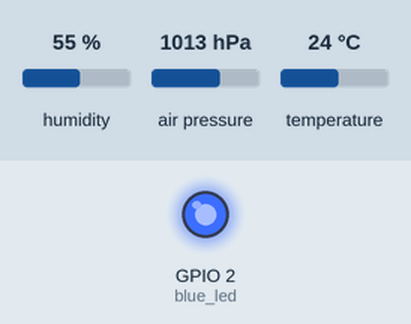
Bench run of a sketch on a simulated ESP8266 (NodeMCU). On the bench: output pins drawn as LEDs (lit = HIGH). Inputs (shaded band) come from the test bench; at power-on: humidity 55 %, air pressure 1013 hPa, temperature 24 °C. WiFi joins after 1.5 s; servers stay silent unless stated; storage starts empty; no MQTT or app messages arrive unless stated; pins used as bus, display or sensor lines are not drawn; what the sketch prints to the serial monitor is not drawn.

Above: at 6.7 s.
Timing chart, 0 to 8.2 s (numbered marks = the images above):
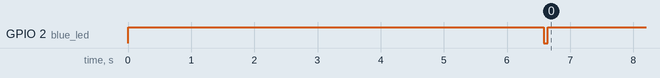

The sketch:

MQTT_Temp_Hum_Baro_Sensor.ino
```cpp
/*
 * This code reads values from a combination Temperature, Humidity and Barometer
 * sensor board using a BME280 with an ESP8266 board, and publishes the readings using MQTT.
 * Borrows from various examples by Adafruit and Arduino libraries.
 *
 */

#include <FS.h>                   //this needs to be first, or it all crashes and burns...

#include <ESP8266WiFi.h>
#include <Wire.h>
#include <PubSubClient.h>
#include <Adafruit_Sensor.h>
#include <Adafruit_BME280.h>
// for WiFiManager
#include <DNSServer.h>
#include <ESP8266WebServer.h>
#include <WiFiManager.h>         //https://github.com/tzapu/WiFiManager

#include <ArduinoJson.h>          //https://github.com/bblanchon/ArduinoJson

#define TRIGGER_PIN 0 // Forces WiFiManager to reset and ask for new setup

#define deviceName "sensor"

#define red_led 0
#define blue_led 2

//define your default values here, if there are different values in config.json, they are overwritten.
char client_name[40] = "ESP8266Client_sensor_1";
char mqtt_server[40] = "";
char mqtt_port[6] = "1883";
char mqtt_user[40] = "";
char mqtt_password[40] = "";
char device_set[10] = "1";
char baro_corr[20] = "0";
char temp_corr[20] = "0";

//flag for saving data
bool shouldSaveConfig = false;

//callback notifying us of the need to save config
void saveConfigCallback () {
  Serial.println("Should save config");
  shouldSaveConfig = true;
}

WiFiClient espClient;
PubSubClient client(espClient);
Adafruit_BME280 bme; // I2C

void setup() {
  // Setup the two LED ports to use for signaling status
  pinMode(red_led, OUTPUT);
  pinMode(blue_led, OUTPUT);
  digitalWrite(red_led, HIGH);
  digitalWrite(blue_led, HIGH);
  Serial.begin(115200);
  // If the trigger pin is held during setup we will force a WiFi configuration
  // setup instead of using the stored values
  if ( digitalRead(TRIGGER_PIN) == LOW ) {
    setup_wifi(true);
  } else {
    setup_wifi(false);
  }

  // Set SDA and SDL ports
  //Wire.begin(2, 14);
  // Using I2C on the HUZZAH board SCK=#5, SDI=#4 by default

  // Start sensor
  if (!bme.begin()) {
    Serial.println("Could not find a valid BME280 sensor, check wiring!");
    while (1);
  }
}

void blink_red() {
  digitalWrite(red_led, LOW);
  delay(20);
  digitalWrite(red_led, HIGH);
}

void blink_blue() {
  digitalWrite(blue_led, LOW);
  delay(20);
  digitalWrite(blue_led, HIGH);
}

void setup_wifi(bool force) {
  //read configuration from FS json
  Serial.println("mounting FS...");

  if (SPIFFS.begin()) {
    Serial.println("mounted file system");
    if (SPIFFS.exists("/config.json")) {
      //file exists, reading and loading
      Serial.println("reading config file");
      File configFile = SPIFFS.open("/config.json", "r");
      if (configFile) {
        Serial.println("opened config file");
        size_t size = configFile.size();
        // Allocate a buffer to store contents of the file.
        std::unique_ptr<char[]> buf(new char[size]);

        configFile.readBytes(buf.get(), size);
        DynamicJsonBuffer jsonBuffer;
        JsonObject& json = jsonBuffer.parseObject(buf.get());
        json.prettyPrintTo(Serial);
        if (json.success()) {
          Serial.println("\nparsed json");

          strcpy(client_name, json["client_name"]);
          strcpy(mqtt_server, json["mqtt_server"]);
          strcpy(mqtt_port, json["mqtt_port"]);
          strcpy(mqtt_user, json["mqtt_user"]);
          strcpy(mqtt_password, json["mqtt_password"]);
          strcpy(device_set, json["device_set"]);
          strcpy(baro_corr, json["baro_corr"]);
          strcpy(temp_corr, json["temp_corr"]);

        } else {
          Serial.println("failed to load json config");
        }
      }
    }
  } else {
    Serial.println("failed to mount FS");
  }
  //end read

  // The extra parameters to be configured (can be either global or just in the setup)
  // After connecting, parameter.getValue() will get you the configured value
  // id/name placeholder/prompt default length
  WiFiManagerParameter custom_client_name("client", "client name", client_name, 40);
  WiFiManagerParameter custom_mqtt_server("server", "mqtt server", mqtt_server, 40);
  WiFiManagerParameter custom_mqtt_port("port", "mqtt port", mqtt_port, 5);
  WiFiManagerParameter custom_mqtt_user("user", "mqtt user", mqtt_user, 40);
  WiFiManagerParameter custom_mqtt_password("password", "mqtt password", mqtt_password, 40);
  WiFiManagerParameter custom_device_set("set", "device set", device_set, 10);
  WiFiManagerParameter custom_baro_corr("barocorr", "baro hPa correction", baro_corr, 20);
  WiFiManagerParameter custom_temp_corr("tempcorr", "temp C correction", temp_corr, 20);

  //WiFiManager
  //Local intialization. Once its business is done, there is no need to keep it around
  WiFiManager wifiManager;

  //set config save notify callback
  wifiManager.setSaveConfigCallback(saveConfigCallback);

  //add all your parameters here
  wifiManager.addParameter(&custom_client_name);
  wifiManager.addParameter(&custom_mqtt_server);
  wifiManager.addParameter(&custom_mqtt_port);
  wifiManager.addParameter(&custom_mqtt_user);
  wifiManager.addParameter(&custom_mqtt_password);
  wifiManager.addParameter(&custom_device_set);
  wifiManager.addParameter(&custom_baro_corr);
  wifiManager.addParameter(&custom_temp_corr);

  //reset settings - for testing
  //wifiManager.resetSettings();

  //sets timeout until configuration portal gets turned off
  //useful to make it all retry or go to sleep
  //in seconds
  //wifiManager.setTimeout(120);

  //it starts an access point with the specified name
  //here  "OnDemandAP"
  //and goes into a blocking loop awaiting configuration

  if (force) {
    // Force to start the configuration AP
    //WITHOUT THIS THE AP DOES NOT SEEM TO WORK PROPERLY WITH SDK 1.5 , update to at least 1.5.1
    WiFi.mode(WIFI_STA);

    if (!wifiManager.startConfigPortal("OnDemandAP")) {
      Serial.println("failed to connect and hit timeout");
      delay(3000);
      //reset and try again, or maybe put it to deep sleep
      ESP.reset();
      delay(5000);
    }
  } else {
    // Connect with saved settings, only start the configuration AP if connection fails
    wifiManager.autoConnect("OnDemandAP");
  }

  //if you get here you have connected to the WiFi
  Serial.println("connected...yeey :)");

  //read updated parameters
  strcpy(client_name, custom_client_name.getValue());
  strcpy(mqtt_server, custom_mqtt_server.getValue());
  strcpy(mqtt_port, custom_mqtt_port.getValue());
  strcpy(mqtt_user, custom_mqtt_user.getValue());
  strcpy(mqtt_password, custom_mqtt_password.getValue());
  strcpy(device_set, custom_device_set.getValue());
  strcpy(baro_corr, custom_baro_corr.getValue());
  strcpy(temp_corr, custom_temp_corr.getValue());

  //save the custom parameters to FS
  if (shouldSaveConfig) {
    Serial.println("saving config");
    DynamicJsonBuffer jsonBuffer;
    JsonObject& json = jsonBuffer.createObject();
    json["client_name"] = client_name;
    json["mqtt_server"] = mqtt_server;
    json["mqtt_port"] = mqtt_port;
    json["mqtt_user"] = mqtt_user;
    json["mqtt_password"] = mqtt_password;
    json["device_set"] = device_set;
    json["baro_corr"] = baro_corr;
    json["temp_corr"] = temp_corr;

    File configFile = SPIFFS.open("/config.json", "w");
    if (!configFile) {
      Serial.println("failed to open config file for writing");
    }

    json.prettyPrintTo(Serial);
    json.printTo(configFile);
    configFile.close();
    //end save
  }

  Serial.print("local ip ");
  Serial.println(WiFi.localIP());

}

void reconnect() {
  // Loop until we're reconnected
  // Server or port may have been updated
  Serial.println(mqtt_port);
  int mqtt_port_int = String(mqtt_port).toInt();
  Serial.println(mqtt_port_int);
  client.setServer(mqtt_server, mqtt_port_int);
  while (!client.connected()) {
    Serial.print("Attempting MQTT connection...");
    // Attempt to connect
    // If you do not want to use a username and password, change next line to
    // if (client.connect(client_name)) {
    if (client.connect(client_name, mqtt_user, mqtt_password)) {
      Serial.println("connected");
    } else {
      Serial.print("failed, rc=");
      Serial.print(client.state());
      Serial.println(" try again in 5 seconds");
      // Wait 5 seconds before retrying
      blink_red();
      delay(200);
      blink_red();
      delay(4760);
      // If the trigger pin is held this will get us out of a MQTT reconnect loop
      // to set new MQTT information in case the WiFi connection info is good
      // but the MQTT setup needs to be changed
      if ( digitalRead(TRIGGER_PIN) == LOW ) {
        setup_wifi(true);
      }
    }
  }
}

bool checkBound(float newValue, float prevValue, float maxDiff) {
  return newValue < prevValue - maxDiff || newValue > prevValue + maxDiff;
}

long lastMsg = 0;
long lastForceMsg = 0;
bool forceMsg = false;
float temp = 0.0;
float hum = 0.0;
float baro = 0.0;
float diff = 1.0;


void loop() {
  // If the trigger pin is held we'll force a new WiFi and MQTT setup cycle
  if ( digitalRead(TRIGGER_PIN) == LOW ) {
    setup_wifi(true);
  }

  if (! client.loop()) { // run the client loop and if it fails try to reconnect
    Serial.println("Not connected to MQTT....");
    reconnect();
    delay(5000);
  }

  String humidity_topic = deviceName;
  humidity_topic.concat("/");
  humidity_topic.concat(String(device_set));
  humidity_topic.concat("/humidity/percentRelative");
  char humidity_topic_buf[humidity_topic.length()+1];
  humidity_topic.toCharArray(humidity_topic_buf, humidity_topic.length()+1);
  String temperature_c_topic = deviceName;
  temperature_c_topic.concat("/");
  temperature_c_topic.concat(String(device_set));
  temperature_c_topic.concat("/temperature/degreeCelsius");
  char temperature_c_topic_buf[temperature_c_topic.length()+1];
  temperature_c_topic.toCharArray(temperature_c_topic_buf, temperature_c_topic.length()+1);
  String temperature_f_topic = deviceName;
  temperature_f_topic.concat("/");
  temperature_f_topic.concat(String(device_set));
  temperature_f_topic.concat("/temperature/degreeFahrenheit");
  char temperature_f_topic_buf[temperature_f_topic.length()+1];
  temperature_f_topic.toCharArray(temperature_f_topic_buf, temperature_f_topic.length()+1);
  String barometer_hpa_topic = deviceName;
  barometer_hpa_topic.concat("/");
  barometer_hpa_topic.concat(String(device_set));
  barometer_hpa_topic.concat("/barometer/hectoPascal");
  char barometer_hpa_topic_buf[barometer_hpa_topic.length()+1];
  barometer_hpa_topic.toCharArray(barometer_hpa_topic_buf, barometer_hpa_topic.length()+1);
  String barometer_inhg_topic = deviceName;
  barometer_inhg_topic.concat("/");
  barometer_inhg_topic.concat(String(device_set));
  barometer_inhg_topic.concat("/barometer/inchHg");
  char barometer_inhg_topic_buf[barometer_inhg_topic.length()+1];
  barometer_inhg_topic.toCharArray(barometer_inhg_topic_buf, barometer_inhg_topic.length()+1);

  // Lookup for your altitude
  // Positive for altitude above sea level
  float baro_corr_hpa = String(baro_corr).toFloat();

  // See https://forums.adafruit.com/viewtopic.php?f=31&t=86996&p=442117&hilit=bme280#p442117
  // for discussion of inaccuracy of the temperature sensing of the BME280
  // In this case we'll add a fixed correction offset to the temp in deg C and
  // let the conversion to deg F take care of itself
  float temp_corr_c=String(temp_corr).toFloat();

  long now = millis();
  if (now - lastMsg > 1000) {
    lastMsg = now;

    // MQTT broker could go away and come back at any time
    // so doing a forced publish to make sure something shows up
    // within the first 5 minutes after a reset
    if (now - lastForceMsg > 300000) {
      lastForceMsg = now;
      forceMsg = true;
      Serial.println("Forcing publish every 5 minutes...");
    }

    float newTemp = bme.readTemperature();
    float newHum = bme.readHumidity();
    float newBaro = bme.readPressure() / 100.0F;

    if (checkBound(newTemp, temp, diff) || forceMsg) {
      temp = newTemp;
      float temp_c=temp+temp_corr_c; // Celsius
      float temp_f=temp*1.8F+32.0F; // Fahrenheit
      Serial.print("New temperature:");
      Serial.print(String(temp_c) + " degC   ");
      Serial.println(String(temp_f) + " degF");
      client.publish(temperature_c_topic_buf, String(temp_c).c_str(), true);
      client.publish(temperature_f_topic_buf, String(temp_f).c_str(), true);
      blink_blue();
    }

    if (checkBound(newHum, hum, diff) || forceMsg) {
      hum = newHum;
      Serial.print("New humidity:");
      Serial.println(String(hum) + " %");
      client.publish(humidity_topic_buf, String(hum).c_str(), true);
      blink_blue();
    }

    if (checkBound(newBaro, baro, diff) || forceMsg) {
      baro = newBaro;
      float baro_hpa=baro+baro_corr_hpa; // hPa corrected to sea level
      float baro_inhg=(baro+baro_corr_hpa)/33.8639F; // inHg corrected to sea level
      Serial.print("New barometer:");
      Serial.print(String(baro_hpa) + " hPa   ");
      Serial.println(String(baro_inhg) + " inHg");
      client.publish(barometer_hpa_topic_buf, String(baro_hpa).c_str(), true);
      client.publish(barometer_inhg_topic_buf, String(baro_inhg).c_str(), true);
      blink_blue();
    }

    forceMsg = false;
  }
}
```

Measured:
- by itself, GPIO 2 (blue_led): HIGH → LOW at 6.6 s, → HIGH 0.06 s later
